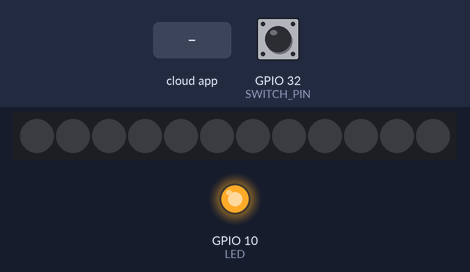
This sketch was run on a simulated ESP32. Parts: 12 RGB LEDs in strip order, left to right, output pins drawn as LEDs (lit = HIGH). The test bench sets the inputs (shaded band); at power-on: GPIO 32 (SWITCH_PIN) HIGH. Dim RGB values are drawn brighter than linear; WiFi joins after 1.5 s; servers stay silent unless stated; what the sketch prints to the serial monitor is not drawn.

Above: at 2.7 s.
2.8 s: the phone or cloud app sets BigSwitch to 1
At 4.0 s:
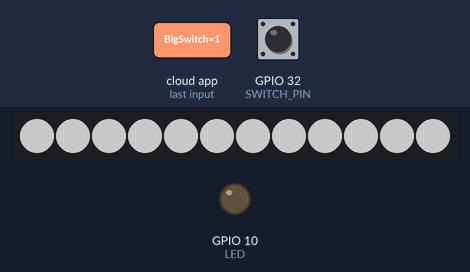
4.3 s: the phone or cloud app sets BigSwitch to 0
At 5.3 s:
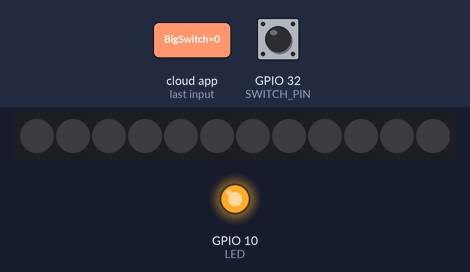
Timing chart, 0 to 7.3 s (numbered marks = the images above; inputs shaded):
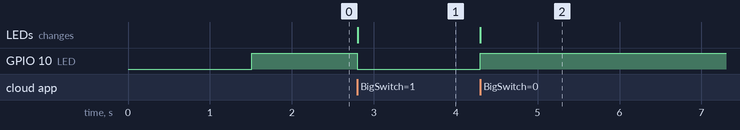

The sketch:

BigSwitchHue.ino
```cpp
#include <M5StickC.h>

#include <FastLED.h>


#include <Arduino.h>
#ifdef ESP32
    #include <WiFi.h>
#else
    #include <ESP8266WiFi.h>
#endif
#include "fauxmoESP.h"


// Rename the credentials.sample.h file to credentials.h and
// edit it according to your router configuration
#include "credentials.h"

fauxmoESP fauxmo;

// -----------------------------------------------------------------------------

#define SERIAL_BAUDRATE     115200

#define ID_LED "BigSwitch"
#define LED 10

#define LED_NUM 12
#define LED_PIN 33
#define LED_BRIGHTNESS 100
CRGB leds[LED_NUM];

#define SWITCH_PIN 32

bool this_state=false;
bool last_switch_state=false;
unsigned char last_value=255;

// -----------------------------------------------------------------------------

// -----------------------------------------------------------------------------
// Wifi
// -----------------------------------------------------------------------------

void wifiSetup() {

    // Set WIFI module to STA mode
    WiFi.mode(WIFI_STA);

    // Connect
    Serial.printf("[WIFI] Connecting to %s ", WIFI_SSID);
    WiFi.begin(WIFI_SSID, WIFI_PASS);

    // Wait
    while (WiFi.status() != WL_CONNECTED) {
        Serial.print(".");
        delay(100);
    }


    Serial.println();

    // Connected!
    Serial.printf("[WIFI] STATION Mode, SSID: %s, IP address: %s\n", WiFi.SSID().c_str(), WiFi.localIP().toString().c_str());

}

void setup() {

    // Init serial port and clean garbage
    Serial.begin(SERIAL_BAUDRATE);
    Serial.println();
    Serial.println();

    // LEDs
    pinMode(SWITCH_PIN,INPUT_PULLUP);

    FastLED.addLeds<WS2812B,LED_PIN,GRB>(leds,LED_NUM).setCorrection(TypicalLEDStrip);
    FastLED.setBrightness(LED_BRIGHTNESS);
    setColorToAllLEDs(CRGB::Black,0);
    FastLED.show();
    pinMode(LED,OUTPUT);
    digitalWrite(LED,LOW);

    // Wifi
    wifiSetup();

    // By default, fauxmoESP creates it's own webserver on the defined port
    // The TCP port must be 80 for gen3 devices (default is 1901)
    // This has to be done before the call to enable()
    fauxmo.createServer(true); // not needed, this is the default value
    fauxmo.setPort(80); // This is required for gen3 devices

    // You have to call enable(true) once you have a WiFi connection
    // You can enable or disable the library at any moment
    // Disabling it will prevent the devices from being discovered and switched
    fauxmo.enable(true);

    fauxmo.addDevice(ID_LED);

    fauxmo.onSetState([](unsigned char device_id, const char * device_name, bool state, unsigned char value) {

        // Callback when a command from Alexa is received.
        // You can use device_id or device_name to choose the element to perform an action onto (relay, LED,...)
        // State is a boolean (ON/OFF) and value a number from 0 to 255 (if you say "set kitchen light to 50%" you will receive a 128 here).
        // Just remember not to delay too much here, this is a callback, exit as soon as possible.
        // If you have to do something more involved here set a flag and process it in your main loop.

        Serial.printf("[MAIN] Device #%d (%s) state: %s value: %d\n", device_id, device_name, state ? "ON" : "OFF", value);

        // Checking for device_id is simpler if you are certain about the order they are loaded and it does not change.
        // Otherwise comparing the device_name is safer.

        this_state=state;
        last_value=value;
        if(strcmp(device_name, ID_LED)==0)
        {
          setBrightnessToAllLEDs(state,value);
          digitalWrite(LED,state?LOW:HIGH);
        }
    });
    digitalWrite(LED,HIGH);
}

void loop() {

    // fauxmoESP uses an async TCP server but a sync UDP server
    // Therefore, we have to manually poll for UDP packets
    fauxmo.handle();
    checkSwitch();

    // This is a sample code to output free heap every 5 seconds
    // This is a cheap way to detect memory leaks
    static unsigned long last = millis();
    if (millis() - last > 5000) {
        last = millis();
        Serial.printf("[MAIN] Free heap: %d bytes\n", ESP.getFreeHeap());
    }

    // If your device state is changed by any other means (MQTT, physical button,...)
    // you can instruct the library to report the new state to Alexa on next request:
    // fauxmo.setState(ID_YELLOW, true, 255);

}

void checkSwitch()
{

  bool pin_state=digitalRead(SWITCH_PIN);
  if(last_switch_state!=pin_state&&pin_state==LOW)
  {
    this_state=!this_state;
    fauxmo.setState(ID_LED,this_state,last_value);
    setBrightnessToAllLEDs(this_state,last_value);
  }
    last_switch_state=pin_state;
  Serial.print(digitalRead(SWITCH_PIN));
  Serial.print(this_state);
  Serial.print(last_value);
  Serial.println();

}

void setBrightnessToAllLEDs(bool state,int value)
{
  if(state==false)value=0;

  for(int i=0;i<LED_NUM;i+=1)
  {
    leds[i]=CRGB(value,value,value);
  }
  FastLED.show();
}

void setColorToAllLEDs(CRGB color,int value)
{
  for(int i=0;i<LED_NUM;i+=1)
  {
    leds[i]=color*value;
  }
  FastLED.show();

}
```

credentials.sample.h
```cpp
#define WIFI_SSID "..."
#define WIFI_PASS "..."
```

Measured:
- after the input at 2.8 s, GPIO 10 (LED): HIGH → LOW at once; the LEDs: change at once (image 1)
- after the input at 4.3 s, GPIO 10 (LED): LOW → HIGH at once; the LEDs: change at once (image 2)
